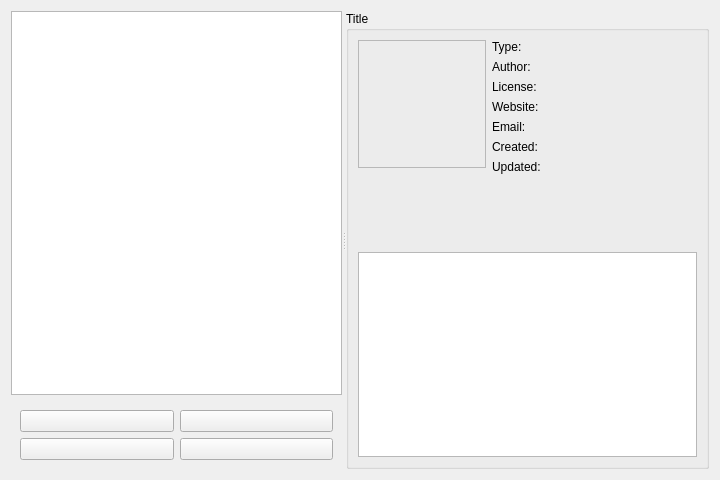
<?xml version="1.0" encoding="UTF-8"?>
<ui version="4.0">
 <author>
    SPDX-FileCopyrightText: none
    SPDX-License-Identifier: GPL-3.0-or-later
  </author>
 <class>WdgDlgBundleManager</class>
 <widget class="QWidget" name="WdgDlgBundleManager">
  <property name="geometry">
   <rect>
    <x>0</x>
    <y>0</y>
    <width>720</width>
    <height>480</height>
   </rect>
  </property>
  <property name="sizePolicy">
   <sizepolicy hsizetype="MinimumExpanding" vsizetype="MinimumExpanding">
    <horstretch>0</horstretch>
    <verstretch>0</verstretch>
   </sizepolicy>
  </property>
  <property name="minimumSize">
   <size>
    <width>720</width>
    <height>480</height>
   </size>
  </property>
  <layout class="QGridLayout" name="gridLayout_2">
   <item row="0" column="0">
    <widget class="QSplitter" name="wdgSplitter">
     <property name="orientation">
      <enum>Qt::Horizontal</enum>
     </property>
     <widget class="QWidget" name="wdgBundleList" native="true">
      <layout class="QVBoxLayout" name="verticalLayout">
       <property name="leftMargin">
        <number>0</number>
       </property>
       <property name="topMargin">
        <number>0</number>
       </property>
       <property name="rightMargin">
        <number>0</number>
       </property>
       <property name="bottomMargin">
        <number>0</number>
       </property>
       <item>
        <widget class="QListView" name="listView">
         <property name="editTriggers">
          <set>QAbstractItemView::NoEditTriggers</set>
         </property>
         <property name="iconSize">
          <size>
           <width>48</width>
           <height>48</height>
          </size>
         </property>
        </widget>
       </item>
       <item>
        <widget class="QWidget" name="wdgManage" native="true">
         <property name="sizePolicy">
          <sizepolicy hsizetype="Expanding" vsizetype="Preferred">
           <horstretch>0</horstretch>
           <verstretch>0</verstretch>
          </sizepolicy>
         </property>
         <layout class="QGridLayout" name="gridLayout">
          <item row="1" column="0">
           <widget class="QPushButton" name="bnAdd">
            <property name="sizePolicy">
             <sizepolicy hsizetype="Minimum" vsizetype="Minimum">
              <horstretch>0</horstretch>
              <verstretch>0</verstretch>
             </sizepolicy>
            </property>
            <property name="toolTip">
             <string>Import a resource library</string>
            </property>
            <property name="text">
             <string/>
            </property>
            <property name="icon">
             <iconset theme="new"/>
            </property>
           </widget>
          </item>
          <item row="1" column="1">
           <widget class="QPushButton" name="bnToggle">
            <property name="sizePolicy">
             <sizepolicy hsizetype="Minimum" vsizetype="Minimum">
              <horstretch>0</horstretch>
              <verstretch>0</verstretch>
             </sizepolicy>
            </property>
            <property name="toolTip">
             <string>Delete a resource library</string>
            </property>
            <property name="text">
             <string/>
            </property>
            <property name="icon">
             <iconset theme="delete"/>
            </property>
           </widget>
          </item>
          <item row="2" column="0">
           <widget class="QPushButton" name="bnNew">
            <property name="sizePolicy">
             <sizepolicy hsizetype="Minimum" vsizetype="Minimum">
              <horstretch>0</horstretch>
              <verstretch>0</verstretch>
             </sizepolicy>
            </property>
            <property name="toolTip">
             <string>Create a resource library</string>
            </property>
            <property name="text">
             <string/>
            </property>
            <property name="icon">
             <iconset theme="add"/>
            </property>
           </widget>
          </item>
          <item row="2" column="1">
           <widget class="QPushButton" name="bnEdit">
            <property name="sizePolicy">
             <sizepolicy hsizetype="Minimum" vsizetype="Minimum">
              <horstretch>0</horstretch>
              <verstretch>0</verstretch>
             </sizepolicy>
            </property>
            <property name="toolTip">
             <string>Edit a resource library</string>
            </property>
            <property name="text">
             <string/>
            </property>
           </widget>
          </item>
         </layout>
        </widget>
       </item>
      </layout>
     </widget>
     <widget class="QGroupBox" name="BundleSelectedGroupBox">
      <property name="title">
       <string>Title</string>
      </property>
      <layout class="QVBoxLayout" name="verticalLayout_3">
       <item>
        <widget class="QWidget" name="wdgDetails" native="true">
         <layout class="QHBoxLayout" name="horizontalLayout_2">
          <property name="leftMargin">
           <number>0</number>
          </property>
          <property name="topMargin">
           <number>0</number>
          </property>
          <property name="rightMargin">
           <number>0</number>
          </property>
          <property name="bottomMargin">
           <number>0</number>
          </property>
          <item>
           <widget class="QWidget" name="iconPanel" native="true">
            <property name="enabled">
             <bool>true</bool>
            </property>
            <property name="sizePolicy">
             <sizepolicy hsizetype="Fixed" vsizetype="Preferred">
              <horstretch>0</horstretch>
              <verstretch>0</verstretch>
             </sizepolicy>
            </property>
            <layout class="QVBoxLayout" name="verticalLayout_2">
             <property name="leftMargin">
              <number>0</number>
             </property>
             <property name="topMargin">
              <number>0</number>
             </property>
             <property name="rightMargin">
              <number>0</number>
             </property>
             <property name="bottomMargin">
              <number>0</number>
             </property>
             <item>
              <widget class="QLabel" name="lblPreview">
               <property name="sizePolicy">
                <sizepolicy hsizetype="Fixed" vsizetype="Fixed">
                 <horstretch>0</horstretch>
                 <verstretch>0</verstretch>
                </sizepolicy>
               </property>
               <property name="minimumSize">
                <size>
                 <width>128</width>
                 <height>128</height>
                </size>
               </property>
               <property name="maximumSize">
                <size>
                 <width>128</width>
                 <height>128</height>
                </size>
               </property>
               <property name="frameShape">
                <enum>QFrame::StyledPanel</enum>
               </property>
               <property name="frameShadow">
                <enum>QFrame::Plain</enum>
               </property>
               <property name="text">
                <string/>
               </property>
               <property name="scaledContents">
                <bool>true</bool>
               </property>
               <property name="alignment">
                <set>Qt::AlignHCenter|Qt::AlignTop</set>
               </property>
              </widget>
             </item>
             <item>
              <spacer name="verticalSpacer_2">
               <property name="orientation">
                <enum>Qt::Vertical</enum>
               </property>
               <property name="sizeHint" stdset="0">
                <size>
                 <width>0</width>
                 <height>0</height>
                </size>
               </property>
              </spacer>
             </item>
            </layout>
           </widget>
          </item>
          <item>
           <widget class="QWidget" name="detailsPanel" native="true">
            <layout class="QFormLayout" name="formLayout">
             <property name="labelAlignment">
              <set>Qt::AlignLeading|Qt::AlignLeft|Qt::AlignTop</set>
             </property>
             <property name="leftMargin">
              <number>0</number>
             </property>
             <property name="topMargin">
              <number>0</number>
             </property>
             <property name="rightMargin">
              <number>0</number>
             </property>
             <property name="bottomMargin">
              <number>0</number>
             </property>
             <item row="0" column="0">
              <widget class="QLabel" name="label">
               <property name="text">
                <string>Type:</string>
               </property>
               <property name="alignment">
                <set>Qt::AlignLeading|Qt::AlignLeft|Qt::AlignTop</set>
               </property>
               <property name="wordWrap">
                <bool>true</bool>
               </property>
              </widget>
             </item>
             <item row="0" column="1">
              <widget class="QLabel" name="lblType">
               <property name="text">
                <string/>
               </property>
               <property name="alignment">
                <set>Qt::AlignLeading|Qt::AlignLeft|Qt::AlignTop</set>
               </property>
               <property name="wordWrap">
                <bool>true</bool>
               </property>
              </widget>
             </item>
             <item row="1" column="0">
              <widget class="QLabel" name="label_3">
               <property name="text">
                <string>Author:</string>
               </property>
               <property name="scaledContents">
                <bool>false</bool>
               </property>
               <property name="alignment">
                <set>Qt::AlignLeading|Qt::AlignLeft|Qt::AlignTop</set>
               </property>
               <property name="wordWrap">
                <bool>true</bool>
               </property>
              </widget>
             </item>
             <item row="1" column="1">
              <widget class="QLabel" name="lblAuthor">
               <property name="text">
                <string/>
               </property>
               <property name="alignment">
                <set>Qt::AlignLeading|Qt::AlignLeft|Qt::AlignTop</set>
               </property>
               <property name="wordWrap">
                <bool>true</bool>
               </property>
              </widget>
             </item>
             <item row="2" column="0">
              <widget class="QLabel" name="label_4">
               <property name="text">
                <string>License:</string>
               </property>
               <property name="alignment">
                <set>Qt::AlignLeading|Qt::AlignLeft|Qt::AlignTop</set>
               </property>
               <property name="wordWrap">
                <bool>true</bool>
               </property>
              </widget>
             </item>
             <item row="2" column="1">
              <widget class="QLabel" name="lblLicense">
               <property name="text">
                <string/>
               </property>
               <property name="alignment">
                <set>Qt::AlignLeading|Qt::AlignLeft|Qt::AlignTop</set>
               </property>
               <property name="wordWrap">
                <bool>true</bool>
               </property>
              </widget>
             </item>
             <item row="3" column="0">
              <widget class="QLabel" name="label_5">
               <property name="text">
                <string>Website:</string>
               </property>
               <property name="alignment">
                <set>Qt::AlignLeading|Qt::AlignLeft|Qt::AlignTop</set>
               </property>
               <property name="wordWrap">
                <bool>true</bool>
               </property>
              </widget>
             </item>
             <item row="3" column="1">
              <widget class="QLabel" name="lblWebsite">
               <property name="text">
                <string/>
               </property>
               <property name="alignment">
                <set>Qt::AlignLeading|Qt::AlignLeft|Qt::AlignTop</set>
               </property>
               <property name="wordWrap">
                <bool>true</bool>
               </property>
              </widget>
             </item>
             <item row="4" column="0">
              <widget class="QLabel" name="label_8">
               <property name="text">
                <string>Email:</string>
               </property>
               <property name="alignment">
                <set>Qt::AlignLeading|Qt::AlignLeft|Qt::AlignTop</set>
               </property>
               <property name="wordWrap">
                <bool>true</bool>
               </property>
              </widget>
             </item>
             <item row="4" column="1">
              <widget class="QLabel" name="lblEmail">
               <property name="text">
                <string/>
               </property>
               <property name="alignment">
                <set>Qt::AlignLeading|Qt::AlignLeft|Qt::AlignTop</set>
               </property>
               <property name="wordWrap">
                <bool>true</bool>
               </property>
              </widget>
             </item>
             <item row="5" column="0">
              <widget class="QLabel" name="label_6">
               <property name="text">
                <string>Created:</string>
               </property>
               <property name="alignment">
                <set>Qt::AlignLeading|Qt::AlignLeft|Qt::AlignTop</set>
               </property>
               <property name="wordWrap">
                <bool>true</bool>
               </property>
              </widget>
             </item>
             <item row="5" column="1">
              <widget class="QLabel" name="lblCreated">
               <property name="text">
                <string/>
               </property>
               <property name="alignment">
                <set>Qt::AlignLeading|Qt::AlignLeft|Qt::AlignTop</set>
               </property>
               <property name="wordWrap">
                <bool>true</bool>
               </property>
              </widget>
             </item>
             <item row="6" column="0">
              <widget class="QLabel" name="label_7">
               <property name="text">
                <string>Updated:</string>
               </property>
               <property name="alignment">
                <set>Qt::AlignLeading|Qt::AlignLeft|Qt::AlignTop</set>
               </property>
               <property name="wordWrap">
                <bool>true</bool>
               </property>
              </widget>
             </item>
             <item row="6" column="1">
              <widget class="QLabel" name="lblUpdated">
               <property name="text">
                <string/>
               </property>
               <property name="alignment">
                <set>Qt::AlignLeading|Qt::AlignLeft|Qt::AlignTop</set>
               </property>
               <property name="wordWrap">
                <bool>true</bool>
               </property>
              </widget>
             </item>
            </layout>
           </widget>
          </item>
         </layout>
        </widget>
       </item>
       <item>
        <widget class="QPlainTextEdit" name="lblDescription">
         <property name="verticalScrollBarPolicy">
          <enum>Qt::ScrollBarAsNeeded</enum>
         </property>
         <property name="horizontalScrollBarPolicy">
          <enum>Qt::ScrollBarAlwaysOff</enum>
         </property>
         <property name="sizeAdjustPolicy">
          <enum>QAbstractScrollArea::AdjustIgnored</enum>
         </property>
         <property name="readOnly">
          <bool>true</bool>
         </property>
        </widget>
       </item>
      </layout>
     </widget>
    </widget>
   </item>
  </layout>
 </widget>
 <tabstops>
  <tabstop>listView</tabstop>
 </tabstops>
 <resources/>
 <connections/>
</ui>
